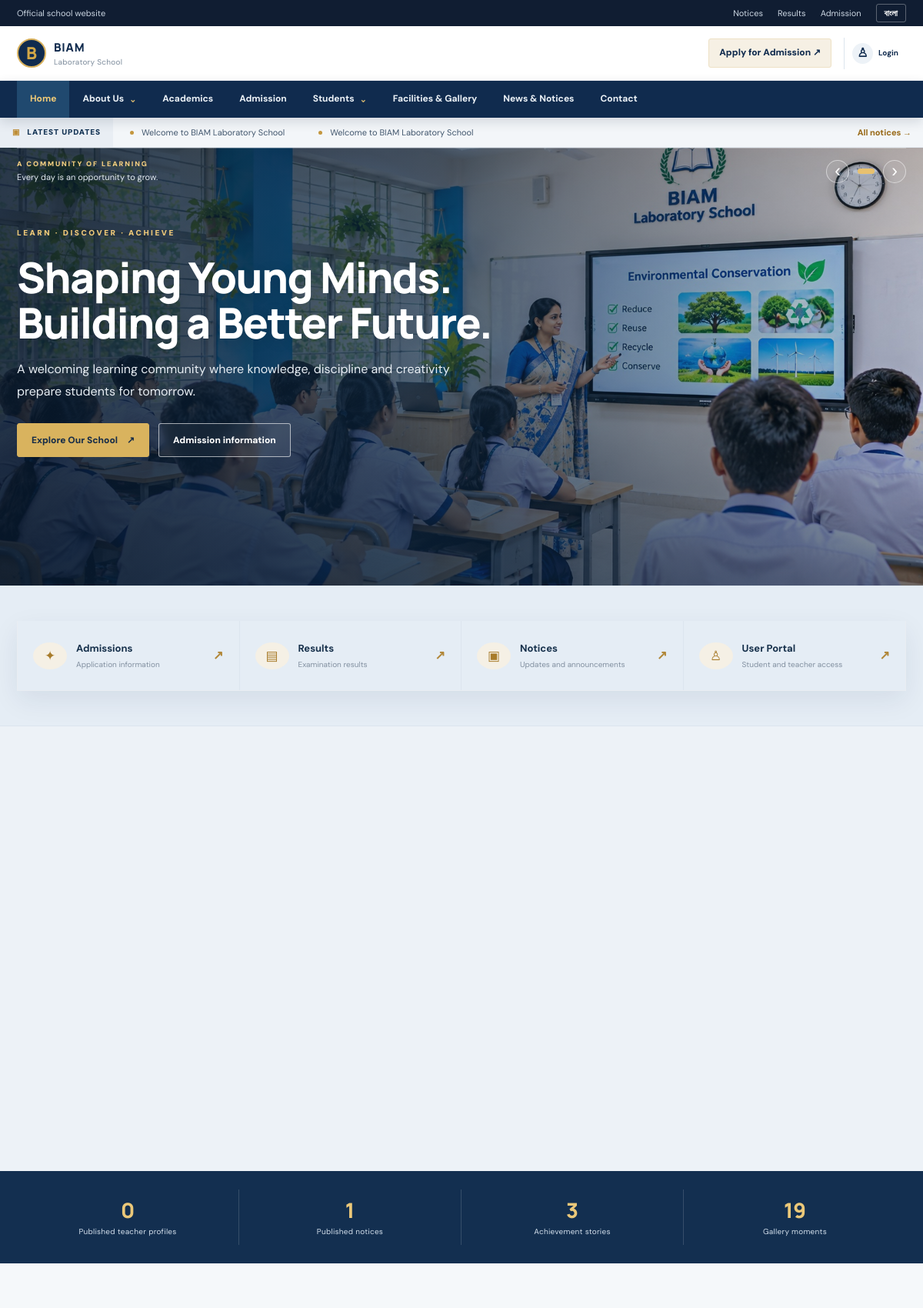
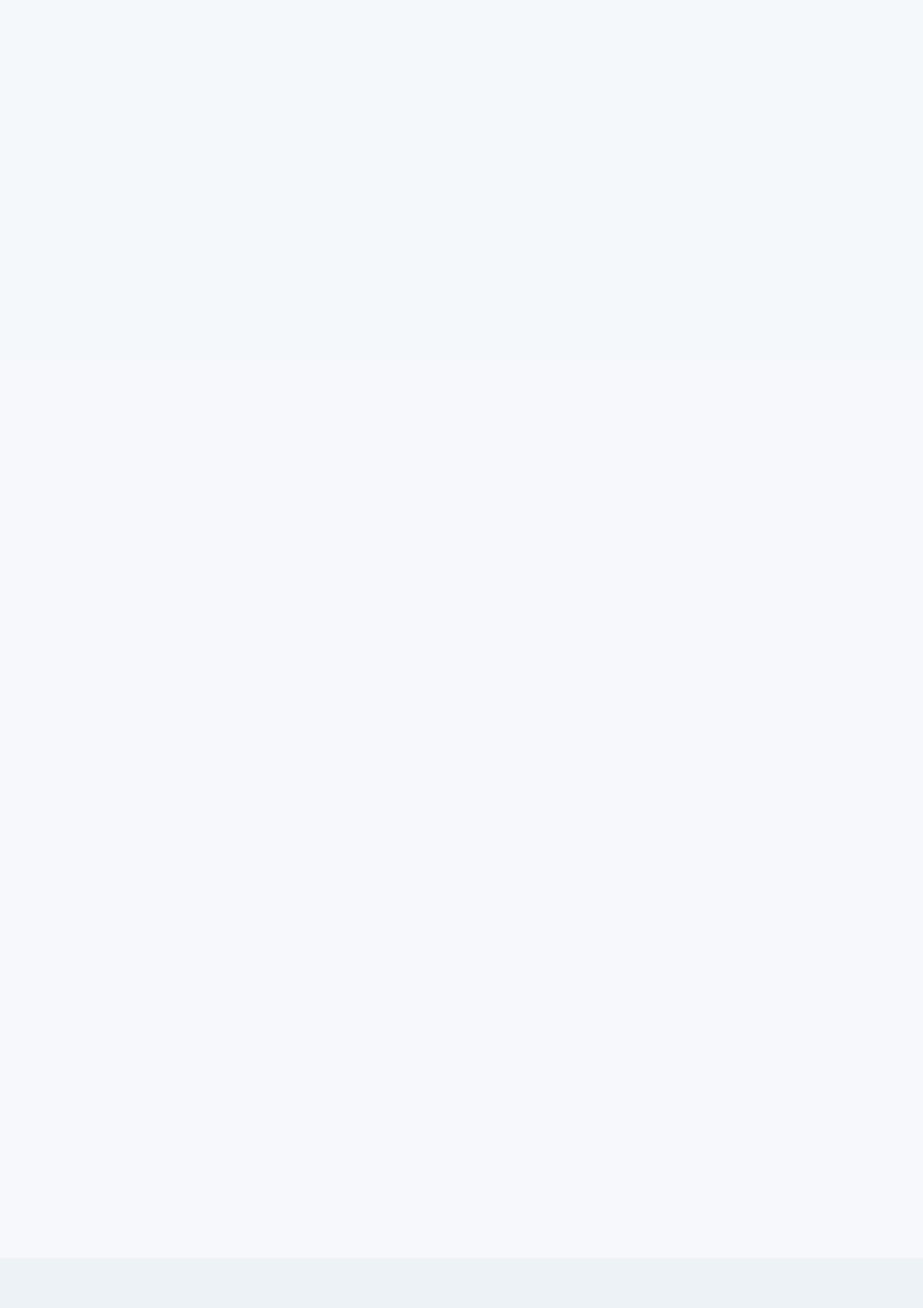
The page / (upper part) on the database its author committed (2 pictures, top to bottom).
### tables this page shows
CREATE TABLE IF NOT EXISTS notices (
  id INT AUTO_INCREMENT PRIMARY KEY,
  title_en VARCHAR(255) NOT NULL,
  title_bn VARCHAR(255) NOT NULL DEFAULT '',
  body_en TEXT,
  body_bn TEXT,
  publish_date DATE NOT NULL,
  is_published TINYINT(1) DEFAULT 1,
  created_at TIMESTAMP DEFAULT CURRENT_TIMESTAMP
);

CREATE TABLE IF NOT EXISTS site_sections (
  id INT AUTO_INCREMENT PRIMARY KEY,
  section_key VARCHAR(100) NOT NULL UNIQUE,
  title_en VARCHAR(255) NOT NULL,
  title_bn VARCHAR(255) NOT NULL DEFAULT '',
  body_en TEXT,
  body_bn TEXT,
  image_path VARCHAR(255) DEFAULT '',
  button_text_en VARCHAR(100) DEFAULT '',
  button_text_bn VARCHAR(100) DEFAULT '',
  button_url VARCHAR(255) DEFAULT '',
  is_published TINYINT(1) NOT NULL DEFAULT 1,
  sort_order INT NOT NULL DEFAULT 0,
  updated_at TIMESTAMP DEFAULT CURRENT_TIMESTAMP ON UPDATE CURRENT_TIMESTAMP
);

### config.php (called while the page is built, shortened)
<?php
function db(): PDO
{
    static $pdo = null;
    if (!$pdo) $pdo = new PDO('mysql:host=' . DB_HOST . ';dbname=' . DB_NAME . ';charset=utf8mb4', DB_USER, DB_PASS, [PDO::ATTR_ERRMODE => PDO::ERRMODE_EXCEPTION, PDO::ATTR_DEFAULT_FETCH_MODE => PDO::FETCH_ASSOC, PDO::ATTR_EMULATE_PREPARES => false]);
    return $pdo;
}
function e($value): string
{
    return htmlspecialchars((string)$value, ENT_QUOTES, 'UTF-8');
}
function setting(string $key, string $fallback = ''): string
{
    try {
        $q = db()->prepare('SELECT setting_value FROM settings WHERE setting_key=?');
        $q->execute([$key]);
        $v = $q->fetchColumn();
        return $v !== false ? (string)$v : $fallback;
    } catch (Throwable $ex) {
        return $fallback;
    }
}

### index.php (the view, shortened to what this page needs)
<?php
require_once __DIR__ . '/config.php';
try {
  $slides = db()->query("SELECT * FROM site_sections WHERE section_key LIKE 'hero%' AND is_published=1 ORDER BY sort_order,id LIMIT 5")->fetchAll();
  $highlights = db()->query("SELECT * FROM site_sections WHERE section_key LIKE 'highlight-%' AND is_published=1 ORDER BY sort_order,id LIMIT 6")->fetchAll();
  $achievements = db()->query('SELECT * FROM achievements WHERE is_published=1 ORDER BY achievement_date DESC,id DESC LIMIT 3')->fetchAll();
  $counts = [
    'teachers' => (int)db()->query("SELECT COUNT(*) FROM staff WHERE is_published=1 AND category='teacher'")->fetchColumn(),
    'notices' => (int)db()->query('SELECT COUNT(*) FROM notices WHERE is_published=1 AND publish_date<=CURDATE()')->fetchColumn(),
    'gallery' => (int)db()->query('SELECT COUNT(*) FROM gallery WHERE is_published=1')->fetchColumn(),
    'achievements' => (int)db()->query('SELECT COUNT(*) FROM achievements WHERE is_published=1')->fetchColumn(),
  ];
} catch (Throwable $ex) {
  $slides = $highlights = $notices = $leaders = $teachers = $achievements = $gallery = [];
  $about = ['title_en' => 'A place to learn, grow and achieve', 'title_bn' => 'শেখা, বেড়ে ওঠা ও সাফল্যের ঠিকানা', 'body_en' => 'BIAM Laboratory School aims to nurture curious minds through supportive teaching, meaningful experiences and a positive learning environment.', 'body_bn' => 'সহায়ক পাঠদান, অর্থবহ অভিজ্ঞতা ও ইতিবাচক শিক্ষার পরিবেশের মাধ্যমে শিক্ষার্থীদের বিকাশে বিয়াম ল্যাবরেটরি স্কুল কাজ করে।', 'image_path' => 'assets/images/school/04-modern-classroom.jpg'];
  $principalMessage = ['title_en' => 'A message from our school leadership', 'title_bn' => 'বিদ্যালয় নেতৃত্বের পক্ষ থেকে বার্তা', 'body_en' => 'We believe every learner deserves encouragement, opportunity and a safe place to discover their strengths.', 'body_bn' => 'আমরা বিশ্বাস করি, প্রত্যেক শিক্ষার্থীর উৎসাহ, সুযোগ এবং নিজের সক্ষমতা আবিষ্কারের নিরাপদ পরিবেশ প্রাপ্য।', 'image_path' => 'assets/images/school/16-principals-message.jpg'];
  $counts = ['teachers' => 0, 'notices' => 0, 'gallery' => 0, 'achievements' => 0];
}
$slides = array_slice($slides, 0, 4);
include __DIR__ . '/includes/header.php';
?>
<main>
  <section class="visual-hero" aria-label="School highlights">
    <div class="hero-slides" id="heroSlides">
      <?php foreach ($slides as $i => $slide): $image = $slide['image_path'] ?? 'assets/images/school/01-homepage-banner.jpg'; ?>
        <article class="hero-slide<?= $i === 0 ? ' is-current' : '' ?>" data-slide="<?= (int)$i ?>" aria-hidden="<?= $i === 0 ? 'false' : 'true' ?>">
          <img class="hero-image" src="<?= e($image) ?>" alt="<?= e($slide['title_en'] ?? 'School campus and learning') ?>" <?= $i === 0 ? 'fetchpriority="high"' : 'loading="lazy"' ?> decoding="async">
          <div class="hero-film"></div>
          <div class="container hero-content-wrap">
            <div class="hero-copy-block">
              <span class="hero-eyebrow" data-en="LEARN · DISCOVER · ACHIEVE" data-bn="শিখি · আবিষ্কার করি · এগিয়ে যাই">LEARN · DISCOVER · ACHIEVE</span>
              <h1 data-en="<?= e($slide['title_en'] ?? '') ?>" data-bn="<?= e(($slide['title_bn'] ?? '') ?: ($slide['title_en'] ?? '')) ?>"><?= e($slide['title_en'] ?? '') ?></h1>
              <p data-en="<?= e($slide['body_en'] ?? '') ?>" data-bn="<?= e(($slide['body_bn'] ?? '') ?: ($slide['body_en'] ?? '')) ?>"><?= e($slide['body_en'] ?? '') ?></p>
              <div class="hero-actions">
                <a class="button button-gold" href="<?= e($slide['button_url'] ?? 'index.php#about') ?>" data-en="<?= e(($slide['button_text_en'] ?? '') ?: 'Discover our school') ?>" data-bn="<?= e(($slide['button_text_bn'] ?? '') ?: 'আমাদের বিদ্যালয় সম্পর্কে জানুন') ?>"><?= e(($slide['button_text_en'] ?? '') ?: 'Discover our school') ?> <span aria-hidden="true">↗</span></a>
                <a class="button button-glass" href="admission.php" data-en="Admission information" data-bn="ভর্তি সংক্রান্ত তথ্য">Admission information</a>
              </div>
            </div>
          </div>
        </article>
      <?php endforeach; ?>
    </div>
    <div class="container hero-bottom-bar">
      <div class="hero-caption"><span data-en="A COMMUNITY OF LEARNING" data-bn="শেখার এক সম্মিলিত পরিবার">A COMMUNITY OF LEARNING</span><small data-en="Every day is an opportunity to grow." data-bn="প্রতিটি দিনই এগিয়ে যাওয়ার নতুন সুযোগ।">Every day is an opportunity to grow.</small></div>
      <div class="hero-controls"><button class="hero-arrow" type="button" data-hero-prev aria-label="Previous slide">‹</button>
        <div class="hero-dots" id="heroDots" aria-label="Choose hero slide"><?php foreach ($slides as $i => $slide): ?><button type="button" class="hero-dot<?= $i === 0 ? ' is-active' : '' ?>" data-hero-dot="<?= (int)$i ?>" aria-label="Slide <?= (int)$i + 1 ?>"></button><?php endforeach; ?></div><button class="hero-arrow" type="button" data-hero-next aria-label="Next slide">›</button>
      </div>
    </div>
  </section>
  <section class="quick-access-wrap" aria-label="Quick access">
    <div class="container quick-access">
      <a href="admission.php"><span class="quick-icon">✦</span><span><strong data-en="Admissions" data-bn="ভর্তি">Admissions</strong><small data-en="Application information" data-bn="আবেদনের তথ্য">Application information</small></span><b>↗</b></a>
      <a href="results.php"><span class="quick-icon">▤</span><span><strong data-en="Results" data-bn="ফলাফল">Results</strong><small data-en="Examination results" data-bn="পরীক্ষার ফলাফল">Examination results</small></span><b>↗</b></a>
      <a href="notices.php"><span class="quick-icon">▣</span><span><strong data-en="Notices" data-bn="নোটিশ">Notices</strong><small data-en="Updates and announcements" data-bn="আপডেট ও ঘোষণা">Updates and announcements</small></span><b>↗</b></a>
      <a href="portal/login.php"><span class="quick-icon">♙</span><span><strong data-en="User Portal" data-bn="ইউজার পোর্টাল">User Portal</strong><small data-en="Student and teacher access" data-bn="শিক্ষার্থী ও শিক্ষকের প্রবেশ">Student and teacher access</small></span><b>↗</b></a>
    </div>
  </section>
  <section class="intro-section section-space" id="about">
    <div class="container intro-layout">
    </div>
  </section>
  <section class="school-facts">
    <div class="container facts-grid">
      <div class="fact-item"><strong><?= number_format($counts['teachers']) ?></strong><span data-en="Published teacher profiles" data-bn="প্রকাশিত শিক্ষক প্রোফাইল">Published teacher profiles</span></div>
      <div class="fact-item"><strong><?= number_format($counts['notices']) ?></strong><span data-en="Published notices" data-bn="প্রকাশিত নোটিশ">Published notices</span></div>
      <div class="fact-item"><strong><?= number_format($counts['achievements']) ?></strong><span data-en="Achievement stories" data-bn="অর্জনের গল্প">Achievement stories</span></div>
      <div class="fact-item"><strong><?= number_format($counts['gallery']) ?></strong><span data-en="Gallery moments" data-bn="গ্যালারির ছবি">Gallery moments</span></div>
    </div>
  </section>
  <section class="why-section section-space">
    <div class="container">
      <div class="learning-grid"><?php if ($highlights): foreach ($highlights as $i => $item): ?><article class="learning-card reveal"><span class="learning-number"><?= sprintf('%02d', $i + 1) ?></span>
              <h3 data-en="<?= e($item['title_en']) ?>" data-bn="<?= e($item['title_bn'] ?: $item['title_en']) ?>"><?= e($item['title_en']) ?></h3>
              <p data-en="<?= e($item['body_en'] ?? '') ?>" data-bn="<?= e(($item['body_bn'] ?? '') ?: ($item['body_en'] ?? '')) ?>"><?= e($item['body_en'] ?? '') ?></p>
            </article><?php endforeach;
          endif; ?>
      </div>
    </div>
  </section>
  <section class="facilities-section section-space">
    <div class="container">
      <div class="facilities-grid">
      </div>
    </div>
  </section>
  <section class="notice-section section-space" id="notice-board">
    <div class="container notice-layout">
    </div>
  </section>
  <?php if ($achievements): ?><section class="achievement-section section-space">
    </section><?php endif; ?>
</main>
<?php include __DIR__ . '/includes/footer.php'; ?>

### includes/header.php (shortened to what this page needs)
<?php
require_once __DIR__ . '/../config.php';
$currentPage = basename($_SERVER['PHP_SELF'] ?? 'index.php');
$lang = (($_COOKIE['biam-language'] ?? 'en') === 'bn') ? 'bn' : 'en';
$phone = setting('phone', '');
$email = setting('email', '');
if (stripos($email, 'please update') !== false) $email = '';
if (stripos($phone, 'please update') !== false) $phone = '';
try {
  $tickerRows = db()->query("SELECT id,title_en,title_bn FROM notices WHERE is_published=1 ORDER BY publish_date DESC,id DESC LIMIT 6")->fetchAll();
} catch (Throwable $ex) {
  $tickerRows = [];
}
function nav_active(string $file, string $currentPage): string
{
  return $file === $currentPage ? ' is-active' : '';
}
?>
<!doctype html>
<html lang="<?= e($lang) ?>">
<head>
  <link rel="stylesheet" href="assets/css/style.css">
</head>
<body>
  <div class="utility-bar">
    <div class="container utility-inner">
      <div class="utility-contact">
        <?php if (!$email && !$phone): ?><span data-en="Official school website" data-bn="বিদ্যালয়ের অফিসিয়াল ওয়েবসাইট">Official school website</span><?php endif; ?>
      </div>
      <div class="utility-actions">
        <a href="notices.php" data-en="Notices" data-bn="নোটিশ">Notices</a>
        <a href="results.php" data-en="Results" data-bn="ফলাফল">Results</a>
        <a href="admission.php" data-en="Admission" data-bn="ভর্তি">Admission</a>
        <button id="languageToggle" class="language-toggle" type="button" aria-label="Change language">বাংলা</button>
      </div>
    </div>
  </div>
  <header class="compact-header">
    <div class="container compact-header-inner">
      <a href="index.php" class="brand-compact" aria-label="BIAM Laboratory School home">
        <span class="brand-symbol" aria-hidden="true">B</span>
        <span class="brand-wordmark"><strong data-en="BIAM" data-bn="বিয়াম">BIAM</strong><small data-en="Laboratory School" data-bn="ল্যাবরেটরি স্কুল">Laboratory School</small></span>
      </a>
      <div class="header-quick-actions">
        <a class="quick-admission" href="admission.php" data-en="Apply for Admission" data-bn="ভর্তির আবেদন">Apply for Admission <span aria-hidden="true">↗</span></a>
        <a class="header-login" href="portal/login.php" aria-label="Login" title="Login"><span aria-hidden="true">♙</span><small data-en="Login" data-bn="লগইন">Login</small></a>
      </div>
    </div>
  </header>
  <nav class="institution-nav" aria-label="Main navigation">
    <div class="container nav-shell">
      <ul id="primaryNav" class="primary-nav">
        <li><a class="nav-link<?= nav_active('index.php', $currentPage) ?>" href="index.php" data-en="Home" data-bn="হোম">Home</a></li>
        <li class="nav-dropdown">
          <details>
            <summary data-en="About Us" data-bn="আমাদের সম্পর্কে">About Us</summary>
          </details>
        </li>
        <li><a class="nav-link<?= nav_active('academics.php', $currentPage) ?>" href="academics.php" data-en="Academics" data-bn="একাডেমিক">Academics</a></li>
        <li><a class="nav-link<?= nav_active('admission.php', $currentPage) ?>" href="admission.php" data-en="Admission" data-bn="ভর্তি">Admission</a></li>
        <li class="nav-dropdown">
          <details>
            <summary data-en="Students" data-bn="শিক্ষার্থী">Students</summary>
          </details>
        </li>
        <li><a class="nav-link<?= nav_active('gallery.php', $currentPage) ?>" href="gallery.php" data-en="Facilities & Gallery" data-bn="সুযোগ-সুবিধা ও গ্যালারি">Facilities &amp; Gallery</a></li>
        <li><a class="nav-link<?= nav_active('notices.php', $currentPage) ?>" href="notices.php" data-en="News & Notices" data-bn="খবর ও নোটিশ">News &amp; Notices</a></li>
        <li><a class="nav-link<?= nav_active('contact.php', $currentPage) ?>" href="contact.php" data-en="Contact" data-bn="যোগাযোগ">Contact</a></li>
      </ul>
    </div>
  </nav>
  <div class="notice-ticker" aria-label="Latest school notices">
    <div class="ticker-label"><span aria-hidden="true">▣</span><span data-en="LATEST UPDATES" data-bn="সর্বশেষ আপডেট">LATEST UPDATES</span></div>
    <div class="ticker-window">
      <?php if ($tickerRows): ?>
        <div class="ticker-track">
          <?php foreach ([0, 1] as $copy): ?><div class="ticker-group" <?= $copy ? 'aria-hidden="true"' : '' ?>>
              <?php foreach ($tickerRows as $item): ?><span class="ticker-item"><i aria-hidden="true"></i><span data-en="<?= e($item['title_en']) ?>" data-bn="<?= e($item['title_bn'] ?: $item['title_en']) ?>"><?= e($item['title_en']) ?></span></span><?php endforeach; ?>
            </div><?php endforeach; ?>
        </div>
      <?php else: ?>
        <div class="ticker-static" data-en="School notices and important announcements will appear here." data-bn="বিদ্যালয়ের নোটিশ ও গুরুত্বপূর্ণ ঘোষণা এখানে প্রকাশিত হবে।">School notices and important announcements will appear here.</div>
      <?php endif; ?>
    </div>
    <a class="ticker-more" href="notices.php" data-en="All notices →" data-bn="সব নোটিশ →">All notices →</a>
  </div>

### rows shown on the page
notices: title_en "Welcome to BIAM Laboratory School"
site_sections: image_path (picture), title_en "Shaping Young Minds. Building a Better Future.", body_en "A welcoming learning community where knowledge, discipline and creativity prepare students for tomorrow.", button_text_en "Explore Our School"

### other values the page prints
$counts['teachers'] "0"
$counts['notices'] "1"
$counts['achievements'] "3"
$counts['gallery'] "19"
